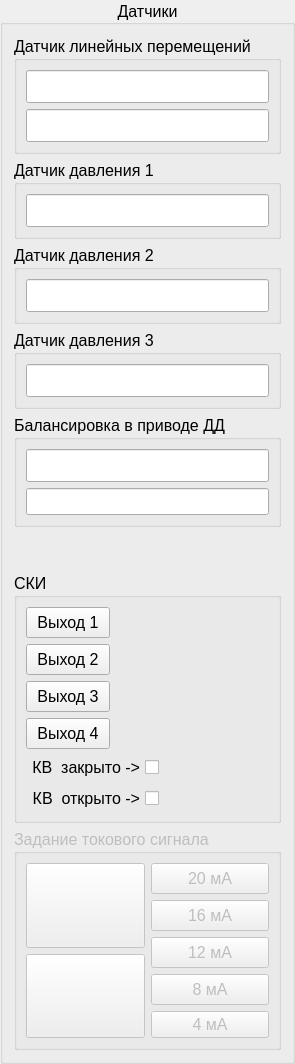
         <widget class="QGroupBox" name="groupBox_sensors">
          <property name="sizePolicy">
           <sizepolicy hsizetype="Maximum" vsizetype="Preferred">
            <horstretch>0</horstretch>
            <verstretch>0</verstretch>
           </sizepolicy>
          </property>
          <property name="maximumSize">
           <size>
            <width>300</width>
            <height>16777215</height>
           </size>
          </property>
          <property name="font">
           <font>
            <family>Segoe UI</family>
            <pointsize>12</pointsize>
           </font>
          </property>
          <property name="title">
           <string>Датчики</string>
          </property>
          <property name="alignment">
           <set>Qt::AlignmentFlag::AlignCenter</set>
          </property>
          <layout class="QVBoxLayout" name="verticalLayout_7">
           <item>
            <widget class="QGroupBox" name="groupBox_linearMotionSensor">
             <property name="font">
              <font>
               <family>Segoe UI</family>
               <pointsize>12</pointsize>
              </font>
             </property>
             <property name="title">
              <string>Датчик линейных перемещений</string>
             </property>
             <layout class="QVBoxLayout" name="verticalLayout_3">
              <item>
               <widget class="QLineEdit" name="lineEdit_linearSensor">
                <property name="sizePolicy">
                 <sizepolicy hsizetype="Preferred" vsizetype="Preferred">
                  <horstretch>0</horstretch>
                  <verstretch>0</verstretch>
                 </sizepolicy>
                </property>
                <property name="focusPolicy">
                 <enum>Qt::FocusPolicy::NoFocus</enum>
                </property>
                <property name="styleSheet">
                 <string notr="true">padding: 5px 5px;</string>
                </property>
                <property name="text">
                 <string/>
                </property>
                <property name="readOnly">
                 <bool>true</bool>
                </property>
               </widget>
              </item>
              <item>
               <widget class="QLineEdit" name="lineEdit_linearSensorPercent">
                <property name="sizePolicy">
                 <sizepolicy hsizetype="Preferred" vsizetype="Preferred">
                  <horstretch>0</horstretch>
                  <verstretch>0</verstretch>
                 </sizepolicy>
                </property>
                <property name="focusPolicy">
                 <enum>Qt::FocusPolicy::NoFocus</enum>
                </property>
                <property name="styleSheet">
                 <string notr="true">padding: 5px 5px;</string>
                </property>
                <property name="text">
                 <string/>
                </property>
                <property name="readOnly">
                 <bool>true</bool>
                </property>
               </widget>
              </item>
             </layout>
            </widget>
           </item>
           <item>
            <widget class="QGroupBox" name="groupBox_pressureSensor_1">
             <property name="font">
              <font>
               <family>Segoe UI</family>
               <pointsize>12</pointsize>
              </font>
             </property>
             <property name="title">
              <string>Датчик давления 1</string>
             </property>
             <layout class="QVBoxLayout" name="verticalLayout_6">
              <item>
               <widget class="QLineEdit" name="lineEdit_pressureSensor_1">
                <property name="sizePolicy">
                 <sizepolicy hsizetype="Preferred" vsizetype="Preferred">
                  <horstretch>0</horstretch>
                  <verstretch>0</verstretch>
                 </sizepolicy>
                </property>
                <property name="focusPolicy">
                 <enum>Qt::FocusPolicy::NoFocus</enum>
                </property>
                <property name="styleSheet">
                 <string notr="true">padding: 5px 5px;</string>
                </property>
                <property name="readOnly">
                 <bool>true</bool>
                </property>
               </widget>
              </item>
             </layout>
            </widget>
           </item>
           <item>
            <widget class="QGroupBox" name="groupBox_pressureSensor_2">
             <property name="font">
              <font>
               <family>Segoe UI</family>
               <pointsize>12</pointsize>
              </font>
             </property>
             <property name="title">
              <string>Датчик давления 2</string>
             </property>
             <layout class="QVBoxLayout" name="verticalLayout_4">
              <item>
               <widget class="QLineEdit" name="lineEdit_pressureSensor_2">
                <property name="sizePolicy">
                 <sizepolicy hsizetype="Preferred" vsizetype="Preferred">
                  <horstretch>0</horstretch>
                  <verstretch>0</verstretch>
                 </sizepolicy>
                </property>
                <property name="focusPolicy">
                 <enum>Qt::FocusPolicy::NoFocus</enum>
                </property>
                <property name="styleSheet">
                 <string notr="true">padding: 5px 5px;</string>
                </property>
                <property name="readOnly">
                 <bool>true</bool>
                </property>
               </widget>
              </item>
             </layout>
            </widget>
           </item>
           <item>
            <widget class="QGroupBox" name="groupBox_pressureSensor_3">
             <property name="font">
              <font>
               <family>Segoe UI</family>
               <pointsize>12</pointsize>
              </font>
             </property>
             <property name="title">
              <string>Датчик давления 3</string>
             </property>
             <layout class="QVBoxLayout" name="verticalLayout_5">
              <item>
               <widget class="QLineEdit" name="lineEdit_pressureSensor_3">
                <property name="sizePolicy">
                 <sizepolicy hsizetype="Preferred" vsizetype="Preferred">
                  <horstretch>0</horstretch>
                  <verstretch>0</verstretch>
                 </sizepolicy>
                </property>
                <property name="focusPolicy">
                 <enum>Qt::FocusPolicy::NoFocus</enum>
                </property>
                <property name="styleSheet">
                 <string notr="true">padding: 5px 5px;</string>
                </property>
                <property name="readOnly">
                 <bool>true</bool>
                </property>
               </widget>
              </item>
             </layout>
            </widget>
           </item>
           <item>
            <widget class="QGroupBox" name="groupBox_feedback_4_20mA">
             <property name="font">
              <font>
               <family>Segoe UI</family>
               <pointsize>12</pointsize>
              </font>
             </property>
             <property name="title">
              <string>Балансировка в приводе ДД</string>
             </property>
             <layout class="QVBoxLayout" name="verticalLayout_35">
              <item>
               <widget class="QLineEdit" name="lineEdit_driveBalancerPercent">
                <property name="sizePolicy">
                 <sizepolicy hsizetype="Preferred" vsizetype="Preferred">
                  <horstretch>0</horstretch>
                  <verstretch>0</verstretch>
                 </sizepolicy>
                </property>
                <property name="focusPolicy">
                 <enum>Qt::FocusPolicy::NoFocus</enum>
                </property>
                <property name="styleSheet">
                 <string notr="true">padding: 5px 5px;</string>
                </property>
                <property name="readOnly">
                 <bool>true</bool>
                </property>
               </widget>
              </item>
              <item>
               <widget class="QLineEdit" name="lineEdit_driveBalancerValue"/>
              </item>
             </layout>
            </widget>
           </item>
           <item>
            <spacer name="verticalSpacer_2">
             <property name="orientation">
              <enum>Qt::Orientation::Vertical</enum>
             </property>
             <property name="sizeHint" stdset="0">
              <size>
               <width>20</width>
               <height>40</height>
              </size>
             </property>
            </spacer>
           </item>
           <item>
            <widget class="QGroupBox" name="groupBox_DO">
             <property name="enabled">
              <bool>true</bool>
             </property>
             <property name="font">
              <font>
               <family>Segoe UI</family>
               <pointsize>12</pointsize>
              </font>
             </property>
             <property name="title">
              <string>СКИ</string>
             </property>
             <layout class="QFormLayout" name="formLayout_2">
              <item row="0" column="0">
               <widget class="QPushButton" name="pushButton_DO0">
                <property name="sizePolicy">
                 <sizepolicy hsizetype="Maximum" vsizetype="Maximum">
                  <horstretch>0</horstretch>
                  <verstretch>0</verstretch>
                 </sizepolicy>
                </property>
                <property name="font">
                 <font>
                  <family>Segoe UI</family>
                  <pointsize>12</pointsize>
                 </font>
                </property>
                <property name="styleSheet">
                 <string notr="true">padding: 5px 10px;</string>
                </property>
                <property name="text">
                 <string>Выход 1</string>
                </property>
                <property name="checkable">
                 <bool>true</bool>
                </property>
                <property name="checked">
                 <bool>false</bool>
                </property>
                <property name="flat">
                 <bool>false</bool>
                </property>
               </widget>
              </item>
              <item row="1" column="0">
               <widget class="QPushButton" name="pushButton_DO1">
                <property name="sizePolicy">
                 <sizepolicy hsizetype="Minimum" vsizetype="Preferred">
                  <horstretch>0</horstretch>
                  <verstretch>0</verstretch>
                 </sizepolicy>
                </property>
                <property name="font">
                 <font>
                  <family>Segoe UI</family>
                  <pointsize>12</pointsize>
                 </font>
                </property>
                <property name="styleSheet">
                 <string notr="true">padding: 5px 10px;</string>
                </property>
                <property name="text">
                 <string>Выход 2</string>
                </property>
                <property name="checkable">
                 <bool>true</bool>
                </property>
                <property name="checked">
                 <bool>false</bool>
                </property>
                <property name="flat">
                 <bool>false</bool>
                </property>
               </widget>
              </item>
              <item row="2" column="0">
               <widget class="QPushButton" name="pushButton_DO2">
                <property name="sizePolicy">
                 <sizepolicy hsizetype="Minimum" vsizetype="Preferred">
                  <horstretch>0</horstretch>
                  <verstretch>0</verstretch>
                 </sizepolicy>
                </property>
                <property name="font">
                 <font>
                  <family>Segoe UI</family>
                  <pointsize>12</pointsize>
                 </font>
                </property>
                <property name="styleSheet">
                 <string notr="true">padding: 5px 10px;</string>
                </property>
                <property name="text">
                 <string>Выход 3</string>
                </property>
                <property name="checkable">
                 <bool>true</bool>
                </property>
                <property name="checked">
                 <bool>false</bool>
                </property>
                <property name="flat">
                 <bool>false</bool>
                </property>
               </widget>
              </item>
              <item row="3" column="0">
               <widget class="QPushButton" name="pushButton_DO3">
                <property name="sizePolicy">
                 <sizepolicy hsizetype="Minimum" vsizetype="Preferred">
                  <horstretch>0</horstretch>
                  <verstretch>0</verstretch>
                 </sizepolicy>
                </property>
                <property name="font">
                 <font>
                  <family>Segoe UI</family>
                  <pointsize>12</pointsize>
                 </font>
                </property>
                <property name="styleSheet">
                 <string notr="true">padding: 5px 10px;</string>
                </property>
                <property name="text">
                 <string>Выход 4</string>
                </property>
                <property name="checkable">
                 <bool>true</bool>
                </property>
                <property name="checked">
                 <bool>false</bool>
                </property>
                <property name="flat">
                 <bool>false</bool>
                </property>
               </widget>
              </item>
              <item row="4" column="0">
               <widget class="QCheckBox" name="checkBox_switch_3_0">
                <property name="sizePolicy">
                 <sizepolicy hsizetype="Preferred" vsizetype="Preferred">
                  <horstretch>0</horstretch>
                  <verstretch>0</verstretch>
                 </sizepolicy>
                </property>
                <property name="focusPolicy">
                 <enum>Qt::FocusPolicy::NoFocus</enum>
                </property>
                <property name="layoutDirection">
                 <enum>Qt::LayoutDirection::RightToLeft</enum>
                </property>
                <property name="text">
                 <string>КВ  закрыто -&gt;</string>
                </property>
                <property name="checkable">
                 <bool>true</bool>
                </property>
               </widget>
              </item>
              <item row="5" column="0">
               <widget class="QCheckBox" name="checkBox_switch_0_3">
                <property name="sizePolicy">
                 <sizepolicy hsizetype="Preferred" vsizetype="Preferred">
                  <horstretch>0</horstretch>
                  <verstretch>0</verstretch>
                 </sizepolicy>
                </property>
                <property name="focusPolicy">
                 <enum>Qt::FocusPolicy::NoFocus</enum>
                </property>
                <property name="layoutDirection">
                 <enum>Qt::LayoutDirection::RightToLeft</enum>
                </property>
                <property name="text">
                 <string>КВ  открыто -&gt;</string>
                </property>
                <property name="checkable">
                 <bool>true</bool>
                </property>
                <property name="checked">
                 <bool>false</bool>
                </property>
               </widget>
              </item>
             </layout>
            </widget>
           </item>
           <item>
            <widget class="QGroupBox" name="groupBox_settingCurrentSignal">
             <property name="enabled">
              <bool>false</bool>
             </property>
             <property name="font">
              <font>
               <family>Segoe UI</family>
               <pointsize>12</pointsize>
              </font>
             </property>
             <property name="title">
              <string>Задание токового сигнала</string>
             </property>
             <layout class="QHBoxLayout" name="horizontalLayout_11">
              <item>
               <layout class="QVBoxLayout" name="verticalLayout_arrow">
                <item>
                 <widget class="QToolButton" name="toolButton_arrowUp">
                  <property name="sizePolicy">
                   <sizepolicy hsizetype="Preferred" vsizetype="Preferred">
                    <horstretch>0</horstretch>
                    <verstretch>0</verstretch>
                   </sizepolicy>
                  </property>
                  <property name="text">
                   <string/>
                  </property>
                  <property name="shortcut">
                   <string>Up</string>
                  </property>
                 </widget>
                </item>
                <item>
                 <widget class="QToolButton" name="toolButton_arrowDown">
                  <property name="sizePolicy">
                   <sizepolicy hsizetype="Preferred" vsizetype="Preferred">
                    <horstretch>0</horstretch>
                    <verstretch>0</verstretch>
                   </sizepolicy>
                  </property>
                  <property name="text">
                   <string/>
                  </property>
                  <property name="shortcut">
                   <string>Down</string>
                  </property>
                 </widget>
                </item>
               </layout>
              </item>
              <item>
               <layout class="QVBoxLayout" name="verticalLayout_signalsButton">
                <item>
                 <widget class="QPushButton" name="pushButton_signal_20mA">
                  <property name="font">
                   <font>
                    <family>Segoe UI</family>
                    <pointsize>12</pointsize>
                   </font>
                  </property>
                  <property name="styleSheet">
                   <string notr="true">padding: 5px 5px;</string>
                  </property>
                  <property name="text">
                   <string>20 мА</string>
                  </property>
                 </widget>
                </item>
                <item>
                 <widget class="QPushButton" name="pushButton_signal_16mA">
                  <property name="font">
                   <font>
                    <family>Segoe UI</family>
                    <pointsize>12</pointsize>
                   </font>
                  </property>
                  <property name="styleSheet">
                   <string notr="true">padding: 5px 5px;</string>
                  </property>
                  <property name="text">
                   <string>16 мА</string>
                  </property>
                 </widget>
                </item>
                <item>
                 <widget class="QPushButton" name="pushButton_signal_12mA">
                  <property name="font">
                   <font>
                    <family>Segoe UI</family>
                    <pointsize>12</pointsize>
                   </font>
                  </property>
                  <property name="styleSheet">
                   <string notr="true">padding: 5px 5px;</string>
                  </property>
                  <property name="text">
                   <string>12 мА</string>
                  </property>
                 </widget>
                </item>
                <item>
                 <widget class="QPushButton" name="pushButton_signal_8mA">
                  <property name="font">
                   <font>
                    <family>Segoe UI</family>
                    <pointsize>12</pointsize>
                   </font>
                  </property>
                  <property name="styleSheet">
                   <string notr="true">padding: 5px 5px;</string>
                  </property>
                  <property name="text">
                   <string>8 мА</string>
                  </property>
                 </widget>
                </item>
                <item>
                 <widget class="QPushButton" name="pushButton_signal_4mA">
                  <property name="font">
                   <font>
                    <family>Segoe UI</family>
                    <pointsize>12</pointsize>
                   </font>
                  </property>
                  <property name="text">
                   <string>4 мА</string>
                  </property>
                 </widget>
                </item>
               </layout>
              </item>
             </layout>
            </widget>
           </item>
          </layout>
         </widget>
